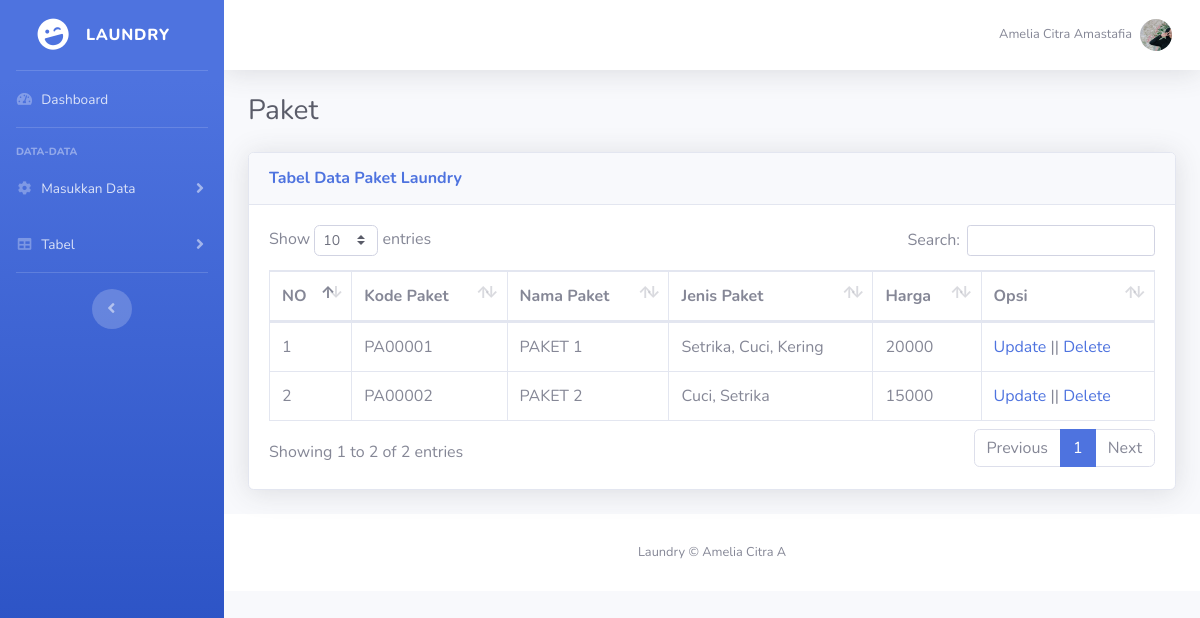
/paket.php, run on the app's committed database.
### tables this page shows
CREATE TABLE `paket` (
  `kd_paket` char(10) NOT NULL,
  `nama_paket` varchar(30) NOT NULL,
  `jenis_paket` varchar(30) NOT NULL,
  `harga` int(11) NOT NULL
);

### paket.php (the view, shortened to what this page needs)
<?php
 include 'koneksi.php';
?>
<!DOCTYPE html>
<html lang="en">
<head>
    <link href="vendor/fontawesome-free/css/all.min.css" rel="stylesheet" type="text/css">
    <link href="css/sb-admin-2.min.css" rel="stylesheet">
    <link href="vendor/datatables/dataTables.bootstrap4.min.css" rel="stylesheet">
</head>
<body id="page-top">
    <div id="wrapper">
        <ul class="navbar-nav bg-gradient-primary sidebar sidebar-dark accordion" id="accordionSidebar">
            <a class="sidebar-brand d-flex align-items-center justify-content-center" href="index.php">
                <div class="sidebar-brand-icon rotate-n-15">
                    <i class="fas fa-laugh-wink"></i>
                </div>
                <div class="sidebar-brand-text mx-3">Laundry <sup></sup></div>
            </a>
            <hr class="sidebar-divider my-0">
            <li class="nav-item">
                <a class="nav-link" href="index.php">
                    <i class="fas fa-fw fa-tachometer-alt"></i>
                    <span>Dashboard</span></a>
            </li>
            <hr class="sidebar-divider">
            <div class="sidebar-heading">
                Data-Data
            </div>
            <li class="nav-item">
                <a class="nav-link collapsed" href="#" data-toggle="collapse" data-target="#collapseTwo"
                    aria-expanded="true" aria-controls="collapseTwo">
                    <i class="fas fa-fw fa-cog"></i>
                    <span>Masukkan Data</span>
                </a>
            </li>
            <li class="nav-item">
                <a class="nav-link collapsed" href="#" data-toggle="collapse" data-target="#collapseUtilities"
                    aria-expanded="true" aria-controls="collapseUtilities">
                    <i class="fas fa-fw fa-table"></i>
                    <span>Tabel</span>
                </a>
            </li>
            <hr class="sidebar-divider d-none d-md-block">
            <div class="text-center d-none d-md-inline">
                <button class="rounded-circle border-0" id="sidebarToggle"></button>
            </div>
        </ul>
        <div id="content-wrapper" class="d-flex flex-column">
            <div id="content">
                <nav class="navbar navbar-expand navbar-light bg-white topbar mb-4 static-top shadow">
                    <ul class="navbar-nav ml-auto">
                        <li class="nav-item dropdown no-arrow">
                            <a class="nav-link dropdown-toggle" href="#" id="userDropdown" role="button"
                                data-toggle="dropdown" aria-haspopup="true" aria-expanded="false">
                                <span class="mr-2 d-none d-lg-inline text-gray-600 small">Amelia Citra Amastafia</span>
                                <img class="img-profile rounded-circle"
                                    src="img/image.png">
                            </a>
                        </li>
                    </ul>
                </nav>
                <div class="container-fluid">
                    <h1 class="h3 mb-2 text-gray-800">Paket</h1>
                    <p class="mb-4"> <a target="_blank"></p>
                    <div class="card shadow mb-4">
    <div class="card-header py-3">
        <h6 class="m-0 font-weight-bold text-primary">Tabel Data Paket Laundry</h6>
    </div>
    <div class="card-body">
        <div class="table-responsive">
            <table class="table table-bordered" id="dataTable" width="100%" cellspacing="0">
                <thead>
                    <tr>
                        <th>NO</th>
                        <th>Kode Paket</th>
                        <th>Nama Paket</th>
                        <th>Jenis Paket</th>
                        <th>Harga</th>
                        <th>Opsi</th>
                    </tr>
                </thead>
                <tbody>
                    <?php
                    $query = $_POST['query'];
                    if($query != ''){
                        $show_paket = mysqli_query($koneksi, "SELECT * FROM paket WHERE kd_paket LIKE '%".$query."%' OR nama_paket LIKE '%".$query."%'");
                    } else {
                        $show_paket = mysqli_query($koneksi, "SELECT * FROM paket");
                    }
                    if(mysqli_num_rows($show_paket) > 0){
                        $no = 1;
                        foreach ($show_paket as $row) {
                            echo "<tr>
                                    <td>$no</td>
                                    <td>".$row['kd_paket']."</td>
                                    <td>".$row['nama_paket']."</td>
                                    <td>".$row['jenis_paket']."</td>
                                    <td>".$row['harga']."</td>
                                    <td>
                                        <a href='formupdatepaket.php?kd_paket=".$row['kd_paket']."'>Update</a> ||
                                        <a href='deletepaket.php?kd_paket=".$row['kd_paket']."'>Delete</a>
                                    </td>
                                  </tr>";
                            $no++;
                        }
                    } else {
                        echo '<tr><td colspan="6">Tidak ada data</td></tr>';
                    }
                    ?>
                </tbody>
            </table>
        </div>
    </div>
</div>
            </div>
            <footer class="sticky-footer bg-white">
                <div class="container my-auto">
                    <div class="copyright text-center my-auto">
                        <span>Laundry &copy; Amelia Citra A</span>
                    </div>
                </div>
            </footer>
        </div>
    </div>
</body>
</html>

### data on the page
paket: kd_paket "PA00001", nama_paket "PAKET 1", jenis_paket "Setrika, Cuci, Kering", harga "20000"
paket: kd_paket "PA00002", nama_paket "PAKET 2", jenis_paket "Cuci, Setrika", harga "15000"
